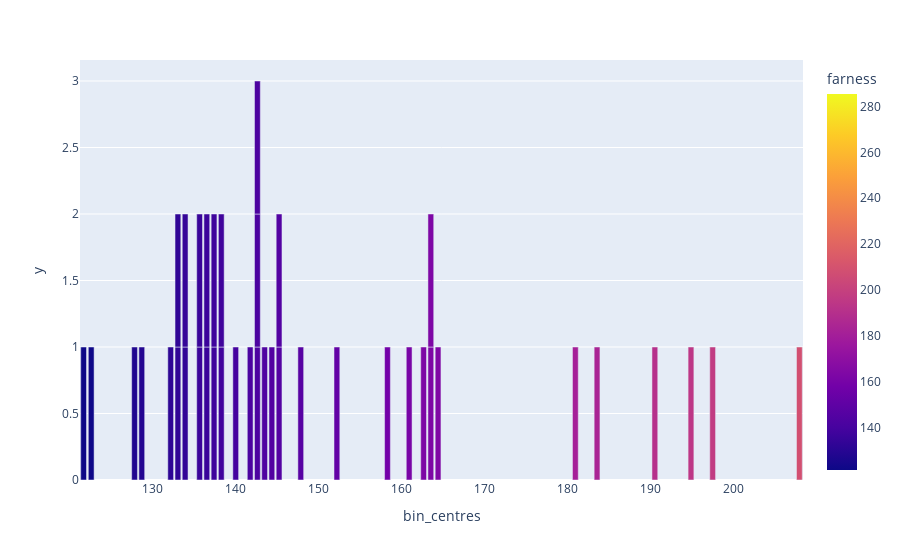

Source (notebook cell):
### Code cell
from src.distances import dmat_and_order
import numpy as np
import plotly.express as px
import pandas as pd

dmat, dmat_sym, order = dmat_and_order("movies", "vega-lite", "nmi")

df = pd.DataFrame(dict(slug=order, farness=np.mean(dmat, axis=1)))

df["bin_centres"] = pd.cut(df["farness"], bins = 100).apply(lambda x: float(x.mid)).astype(float)

px.bar(df, x="bin_centres", y=px.Constant(1), hover_data=["slug"], color="farness", 
       range_color=[df["bin_centres"].min(), df["bin_centres"].median()*2])

### Figure 1 — Plotly figure (JSON) as saved in the notebook; plotly's stock layout.template omitted (floating-point values rounded to 4 significant figures)
{"data": [{"alignmentgroup": "True", "customdata": [["area_colored"], ["area_colored_stacked"], ["bar_budget"], ["bar_budget_avg"], ["bar_budget_avg_colored"], ["bar_count"], ["bar_count_100"], ["bar_count_colored"], ["bar_count_horizontal"], ["bar_count_ordered"], ["bar_count_single"], ["bar_time"], ["box"], ["box_colored"], ["box_faceted"], ["bubble"], ["bubble_agg"], ["dotplot"], ["dotplot_avg"], ["error_bar"], ["heatmap_budget_avg"], ["heatmap_count"], ["histogram"], ["histogram_colored"], ["histogram_faceted"], ["histogram_line"], ["histogram_mean"], ["line"], ["line_colored"], ["ols_separate"], ["pie_count"], ["scatter"], ["scatter_colored"], ["scatter_colored_continuous"], ["scatter_colored_symbol"], ["scatter_connected"], ["scatter_ols_global"], ["scatter_ols_separate"], ["slope"], ["stripes"]], "hovertemplate": "bin_centres=%{x}<br>y=%{y}<br>slug=%{customdata[0]}<br>farness=%{marker.color}<extra></extra>", "legendgroup": "", "marker": {"color": [164.2, 183.6, 132.1, 133.0, 142.5, 133.1, 147.6, 129.0, 138.1, 144.8, 133.7, 158.5, 136.3, 142.4, 152.1, 136.9, 145.7, 144.0, 139.7, 190.8, 137.5, 134.4, 142.1, 138.0, 161.1, 145.4, 142.9, 163.4, 163.4, 197.5, 136.0, 121.4, 122.4, 127.8, 135.7, 181.1, 194.5, 208.4, 137.8, 162.7], "coloraxis": "coloraxis", "pattern": {"shape": ""}}, "name": "", "offsetgroup": "", "orientation": "v", "showlegend": false, "textposition": "auto", "type": "bar", "x": [164.4, 183.6, 132.2, 133.1, 142.7, 133.1, 147.9, 128.8, 138.3, 144.4, 134.0, 158.3, 136.6, 142.7, 152.3, 136.6, 145.3, 143.6, 140.1, 190.5, 137.5, 134.0, 141.8, 138.3, 161.0, 145.3, 142.7, 163.6, 163.6, 197.5, 135.7, 121.8, 122.7, 127.9, 135.7, 181.0, 194.9, 207.9, 137.5, 162.7], "xaxis": "x", "y": [1, 1, 1, 1, 1, 1, 1, 1, 1, 1, 1, 1, 1, 1, 1, 1, 1, 1, 1, 1, 1, 1, 1, 1, 1, 1, 1, 1, 1, 1, 1, 1, 1, 1, 1, 1, 1, 1, 1, 1], "yaxis": "y"}], "layout": {"autosize": true, "barmode": "relative", "coloraxis": {"cmax": 285.4, "cmin": 121.8, "colorbar": {"title": {"text": "farness"}}, "colorscale": [[0, "#0d0887"], [0.1111, "#46039f"], [0.2222, "#7201a8"], [0.3333, "#9c179e"], [0.4444, "#bd3786"], [0.5556, "#d8576b"], [0.6667, "#ed7953"], [0.7778, "#fb9f3a"], [0.8889, "#fdca26"], [1, "#f0f921"]]}, "legend": {"tracegroupgap": 0}, "margin": {"t": 60}, "xaxis": {"anchor": "y", "autorange": true, "domain": [0, 1], "range": [121.3, 208.4], "title": {"text": "bin_centres"}, "type": "linear"}, "yaxis": {"anchor": "x", "autorange": true, "domain": [0, 1], "range": [0, 3.158], "title": {"text": "y"}, "type": "linear"}}}
